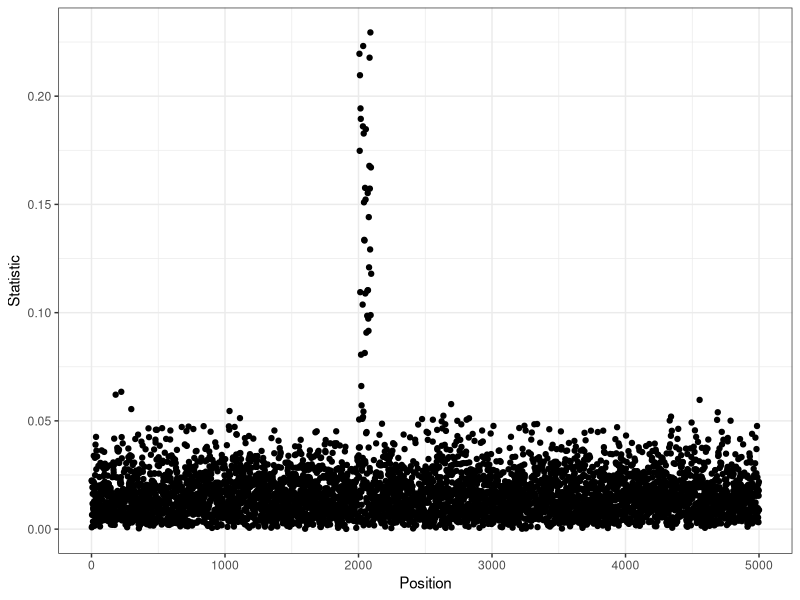

Source code (R):
## ---- chunk 1
knitr::opts_chunk$set(echo = FALSE)
## ---- chunk 2
stat <- rbeta(5000,2,10)/10

peak <- sample(seq(0,0.2,length.out = 50),50)
stat[seq(2001,2100,length.out = 50)] <- stat[seq(2001,2100,length.out = 50)] + peak
pos <- c(1:5000)
dd <- data.frame(Statistic = stat,Position = pos)

library(ggplot2)
ggplot(dd,aes(x = Position,y = Statistic))+
  geom_point()+
  theme_bw()
